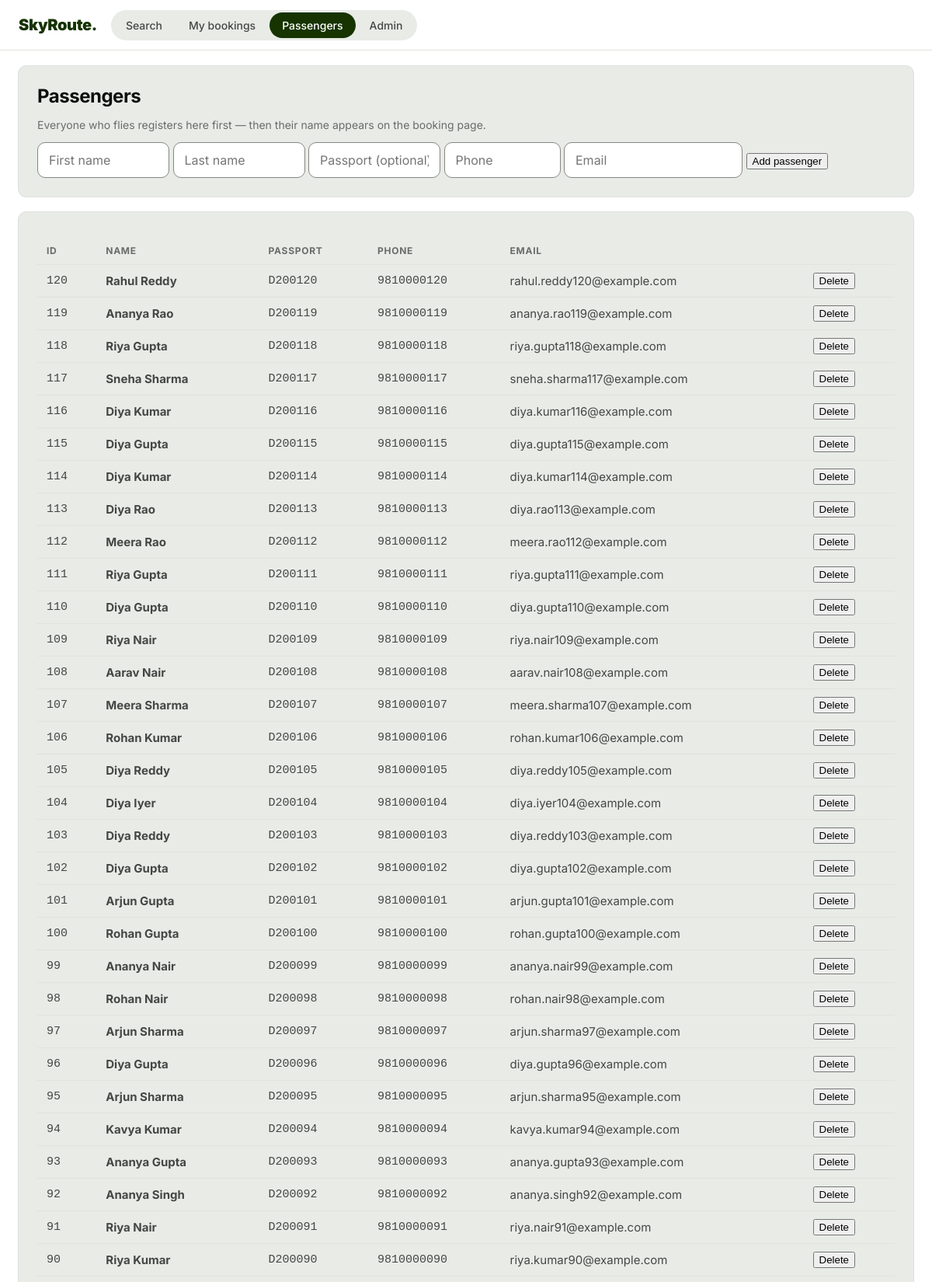
/passengers (upper part), run on the app's committed database.
### tables this page shows
CREATE TABLE Passengers (
  passenger_id    INTEGER PRIMARY KEY AUTOINCREMENT,
  first_name      TEXT NOT NULL,
  last_name       TEXT NOT NULL,
  passport_number TEXT,
  nationality     TEXT NOT NULL DEFAULT 'India',
  phone           TEXT NOT NULL,
  email           TEXT NOT NULL,
  UNIQUE (passport_number),
  UNIQUE (email)
);

### app.py (the view, shortened to what this page needs)
@app.route("/passengers", methods=["GET", "POST"])
def passengers():
    db = get_db()
    rows = db.execute("SELECT * FROM Passengers ORDER BY passenger_id DESC LIMIT 100").fetchall()
    return render_template("passengers.html", rows=rows)

### app.py (called while the page is built)
def get_db():
    if "db" not in g:
        g.db = sqlite3.connect(DB)
        g.db.row_factory = sqlite3.Row
        g.db.execute("PRAGMA foreign_keys = ON")
    return g.db

### templates/passengers.html
{% extends "base.html" %}{% set page='pax' %}{% block body %}
<div class="card">
<h2>Passengers</h2>
<p class="mut">Everyone who flies registers here first — then their name appears on the booking page.</p>
<form method="post">
<input name="first_name" placeholder="First name" required style="max-width:170px">
<input name="last_name" placeholder="Last name" required style="max-width:170px">
<input name="passport_number" placeholder="Passport (optional)" style="max-width:170px">
<input name="phone" placeholder="Phone" required style="max-width:150px">
<input name="email" placeholder="Email" required style="max-width:230px">
<button>Add passenger</button></form></div>
<div class="card">
<table><tr><th>ID</th><th>Name</th><th>Passport</th><th>Phone</th><th>Email</th><th></th></tr>
{% for p in rows %}<tr>
<td class="mono">{{ p.passenger_id }}</td><td><b>{{ p.first_name }} {{ p.last_name }}</b></td>
<td class="mono">{{ p.passport_number or "—" }}</td><td class="mono">{{ p.phone }}</td><td>{{ p.email }}</td>
<td><form class="inline" action="/passengers/{{ p.passenger_id }}/delete" method="post"
onsubmit="return confirm('Delete this passenger and all their bookings?')">
<button class="danger">Delete</button></form></td></tr>{% endfor %}</table></div>{% endblock %}

### templates/base.html (style rules this page uses)
:root { --forest:#163300;--lime:#9fe870;--spruce:#054d28;--mist:#e2f6d5; --fog:#e8ebe6;--paper:#fff;--char:#454745;--obsidian:#0e0f0c; --pebble:#868685;--slate:#6a6c6a;--red:#cb272f;--line:#dfe4dc }
* { box-sizing:border-box }
body { font-family:'Inter',"Segoe UI",Arial,sans-serif;margin:0;background:var(--paper); color:var(--char);font-size:16px;-webkit-font-smoothing:antialiased }
select,input { font:inherit;padding:12px 14px;border:1px solid var(--pebble); border-radius:10px;background:var(--paper);color:var(--char);width:100% }
.card { background:var(--fog);border-radius:10px;padding:24px;margin:20px 0; box-shadow:rgba(14,15,12,.12) 0 0 0 1px;animation:rise .5s ease both }
.card:nth-child(2) { animation-delay:.06s }
h2 { color:var(--obsidian);letter-spacing:-.02em;margin:0 0 6px }
.mut { color:var(--slate);font-size:14px }
.mono { font-family:Consolas,Menlo,monospace }
table { border-collapse:collapse;width:100%;margin:8px 0 }
th,td { padding:10px 12px;text-align:left;font-size:15px;border-bottom:1px solid var(--line) }
th { font-size:12px;text-transform:uppercase;letter-spacing:.06em;color:var(--slate) }
form.inline { display:inline }

### data on the page
Passengers: passenger_id "120", first_name "Rahul", last_name "Reddy", passport_number "D200120", phone "9810000120", email "rahul.reddy120@example.com"
Passengers: passenger_id "119", first_name "Ananya", last_name "Rao", passport_number "D200119", phone "9810000119", email "ananya.rao119@example.com"
Passengers: passenger_id "118", first_name "Riya", last_name "Gupta", passport_number "D200118", phone "9810000118", email "riya.gupta118@example.com"
Passengers: passenger_id "117", first_name "Sneha", last_name "Sharma", passport_number "D200117", phone "9810000117", email "sneha.sharma117@example.com"
Passengers: passenger_id "116", first_name "Diya", last_name "Kumar", passport_number "D200116", phone "9810000116", email "diya.kumar116@example.com"
Passengers: passenger_id "115", first_name "Diya", last_name "Gupta", passport_number "D200115", phone "9810000115", email "diya.gupta115@example.com"
Passengers: passenger_id "114", first_name "Diya", last_name "Kumar", passport_number "D200114", phone "9810000114", email "diya.kumar114@example.com"
Passengers: passenger_id "113", first_name "Diya", last_name "Rao", passport_number "D200113", phone "9810000113", email "diya.rao113@example.com"
Passengers: passenger_id "112", first_name "Meera", last_name "Rao", passport_number "D200112", phone "9810000112", email "meera.rao112@example.com"
Passengers: passenger_id "111", first_name "Riya", last_name "Gupta", passport_number "D200111", phone "9810000111", email "riya.gupta111@example.com"
Passengers: passenger_id "110", first_name "Diya", last_name "Gupta", passport_number "D200110", phone "9810000110", email "diya.gupta110@example.com"
Passengers: passenger_id "109", first_name "Riya", last_name "Nair", passport_number "D200109", phone "9810000109", email "riya.nair109@example.com"
Passengers: passenger_id "108", first_name "Aarav", last_name "Nair", passport_number "D200108", phone "9810000108", email "aarav.nair108@example.com"
Passengers: passenger_id "107", first_name "Meera", last_name "Sharma", passport_number "D200107", phone "9810000107", email "meera.sharma107@example.com"
Passengers: passenger_id "106", first_name "Rohan", last_name "Kumar", passport_number "D200106", phone "9810000106", email "rohan.kumar106@example.com"
Passengers: passenger_id "105", first_name "Diya", last_name "Reddy", passport_number "D200105", phone "9810000105", email "diya.reddy105@example.com"
Passengers: passenger_id "104", first_name "Diya", last_name "Iyer", passport_number "D200104", phone "9810000104", email "diya.iyer104@example.com"
Passengers: passenger_id "103", first_name "Diya", last_name "Reddy", passport_number "D200103", phone "9810000103", email "diya.reddy103@example.com"
Passengers: passenger_id "102", first_name "Diya", last_name "Gupta", passport_number "D200102", phone "9810000102", email "diya.gupta102@example.com"
Passengers: passenger_id "101", first_name "Arjun", last_name "Gupta", passport_number "D200101", phone "9810000101", email "arjun.gupta101@example.com"
Passengers: passenger_id "100", first_name "Rohan", last_name "Gupta", passport_number "D200100", phone "9810000100", email "rohan.gupta100@example.com"
Passengers: passenger_id "99", first_name "Ananya", last_name "Nair", passport_number "D200099", phone "9810000099", email "ananya.nair99@example.com"
Passengers: passenger_id "98", first_name "Rohan", last_name "Nair", passport_number "D200098", phone "9810000098", email "rohan.nair98@example.com"
Passengers: passenger_id "97", first_name "Arjun", last_name "Sharma", passport_number "D200097", phone "9810000097", email "arjun.sharma97@example.com"
Passengers: passenger_id "96", first_name "Diya", last_name "Gupta", passport_number "D200096", phone "9810000096", email "diya.gupta96@example.com"
Passengers: passenger_id "95", first_name "Arjun", last_name "Sharma", passport_number "D200095", phone "9810000095", email "arjun.sharma95@example.com"
Passengers: passenger_id "94", first_name "Kavya", last_name "Kumar", passport_number "D200094", phone "9810000094", email "kavya.kumar94@example.com"
Passengers: passenger_id "93", first_name "Ananya", last_name "Gupta", passport_number "D200093", phone "9810000093", email "ananya.gupta93@example.com"
Passengers: passenger_id "92", first_name "Ananya", last_name "Singh", passport_number "D200092", phone "9810000092", email "ananya.singh92@example.com"
Passengers: passenger_id "91", first_name "Riya", last_name "Nair", passport_number "D200091", phone "9810000091", email "riya.nair91@example.com"
Passengers: passenger_id "90", first_name "Riya", last_name "Kumar", passport_number "D200090", phone "9810000090", email "riya.kumar90@example.com"
